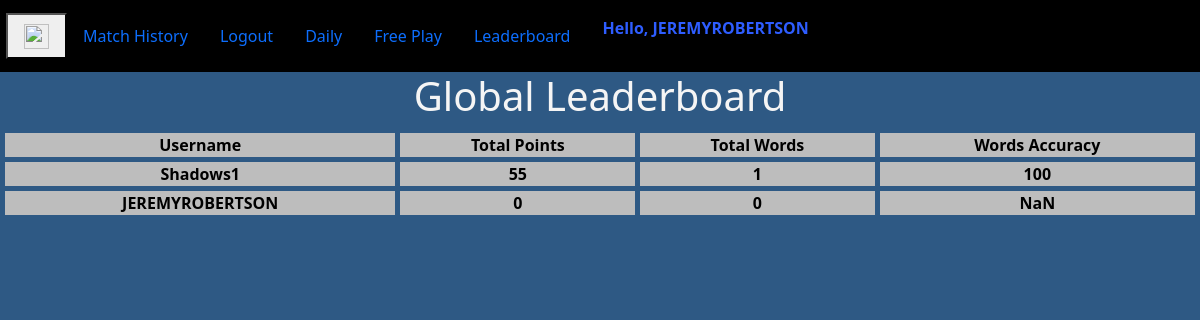
Screenshot of /leaderboard (signed in) with the database file from the repository.
### app/models.py (models this page shows, shortened)
class User(UserMixin,db.Model):
    id = db.Column(db.Integer, primary_key=True)
    username = db.Column(db.String(64), index=True, unique=True)
    password_hash = db.Column(db.String(128))
    histories = db.relationship('History', backref='user')

class History(db.Model):
    id = db.Column(db.Integer, primary_key=True)
    user_id = db.Column(db.Integer, db.ForeignKey('user.id'))
    date = db.Column(db.DateTime, nullable=False)
    letters = db.Column(db.String(2), nullable=False)
    points = db.Column(db.Integer, nullable=False)
    totalWords = db.Column(db.Integer, nullable=False)
    wordAccuracy = db.Column(db.Integer,nullable=False)
    def __repr__(self):
        return f"<id = {self.id}, user = {self.user_id}, letters = {self.letters}, points = {self.points}, totalWords = {self.totalWords}, wordAccuracy = {self.wordAccuracy} date = {self.date}>"

### app/routes.py (the view)
@app.route('/leaderboard')
def leaderboard():
    leaderboard=[]
    usersList = User.query.all()
    for user in usersList:
        dates = []
        user_histories = user.histories
        print(user_histories)
        if user_histories == []:
            continue
        if str(user_histories[-1].date.date()) == str(date.today()):
            leaderboard.append(
                {
                    "username":user.username,
                    "points":user_histories[-1].points,
                    "totalWords":user_histories[-1].totalWords,
                    "wordAccuracy":user_histories[-1].wordAccuracy
                }
            )
    print(leaderboard)
    leaderboard.sort(key = lambda x : x.get('points'), reverse=True)
    return render_template('leaderboard.html',title="Leaderboard",data=leaderboard)

### app/models.py (called while the page is built)
@login.user_loader
def load_user(id):
    return User.query.get(int(id))

### app/templates/leaderboard.html
{% extends "base.html" %}
{% block content %}
<h1>Global Leaderboard</h1>
<table class="center" style="width: 100%">
    <tr>
        <th>Username</th>
        <th>Total Points</th>
        <th>Total Words</th>
        <th>Words Accuracy</th>
    </tr>
    {% for item in data %}
        <tr>
            <th>{{ item.username }}</th>
            <th>{{ item.points }}</th>
            <th>{{ item.totalWords }}</th>
            <th>{{ item.wordAccuracy }}</th>
        </tr>
    {% endfor %}
</table>
{% endblock %}

### app/templates/base.html (shortened to what this page needs)
<!DOCTYPE html>
<html lang="en">
<head>
    <link rel="stylesheet" href="{{ url_for('static',filename='CSS/Styles.css') }}">
    <link rel="stylesheet" href="{{ url_for('static',filename='CSS/keyboard.css') }}">
    <link rel="stylesheet" href="{{ url_for('static',filename='CSS/Popup.css') }}">
    <link rel="stylesheet" href="{{ url_for('static',filename='CSS/countdown.css') }}">
    <link rel="stylesheet" href="{{ url_for('static',filename='CSS/startButton.css') }}">
    <link rel="stylesheet" href="{{ url_for('static',filename='CSS/timer.css') }}">
    <link href="https://cdn.jsdelivr.net/npm/bootstrap@5.0.2/dist/css/bootstrap.min.css" rel="stylesheet">
</head>
<body id="keys">
    <nav class="navbar navbar-expand-lg" id="nav">
        <button class="nav-link" type="button" onclick="imageChange()"> <img src="https://w7.pngwing.com/pngs/131/14/png-transparent-audio-mute-sound-speaker-volume-basic-web-elements-icon.png" id="myImg" width="25" height="25" /></button>
        {% if current_user.is_anonymous %}
            <a class="nav-link" href="{{ url_for('login') }}">LOGIN</a>
            <a class="nav-link" href="{{ url_for('register') }}">REGISTER</a>
        {% else %}
            <a class="nav-link" href="{{ url_for('matchHistory') }}">Match History</a>
            <a class="nav-link" href="{{ url_for('logout') }}">Logout</a>
            <a class="nav-link" href="{{ url_for('daily') }}">Daily</a>
        {% endif %}
            <a class="nav-link" href="{{ url_for('free_play') }}">Free Play</a>
            <a class="nav-link" href="{{ url_for('leaderboard') }}">Leaderboard</a>
        {% if not current_user.is_anonymous %}
            <p class="nav-link" id="user"> Hello, {{current_user.username}} </p>
        {% endif %}
    </nav>
    {% block content %}
    {% endblock %}
</body>
</html>

### app/static/CSS/Styles.css (style rules this page uses)
body { text-align: center; }
#keys { background-color: #2E5984; }
html { background-color: #2E5984; }
h1 { color: whitesmoke; }
nav { background-color: black; padding-left: 0.5%; }
table.center { color: black; margin-left: auto; margin-right: auto; border-collapse: separate; border-spacing: 5px; }
th, td { background-color: #bdbdbd; }
#user { color: #2e5dff; font-weight: bold; }
#myImg { width: 25px; height: 25px; }

### app/static/CSS/Popup.css (style rules this page uses)
*, *:before, *:after { padding: 0; margin: 0; box-sizing: border-box; }

### rows the page displays
User: username "JEREMYROBERTSON", username "JEREMYROBERTSON"
User: username "Shadows1", points "55", totalWords "1", wordAccuracy "100"
History: wordAccuracy "NaN"

### other values shown
{{ item.points }} "0"
{{ item.totalWords }} "0"
